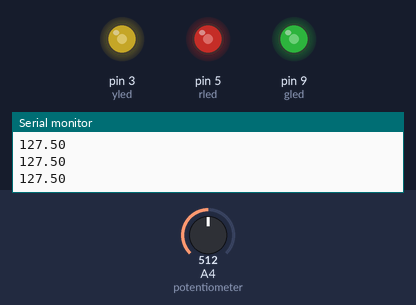
Bench run of a sketch on a simulated Arduino Uno, built with avr-gcc and run on an emulated ATmega328P. On the bench: output pins drawn as LEDs (lit = HIGH), the last lines printed to the serial monitor. Inputs (shaded band) come from the test bench; at power-on: A4 (potentiometer) = 512.

Above: at 1.2 s.
1.3 s: A4 (potentiometer) set to 716
At 2.5 s:
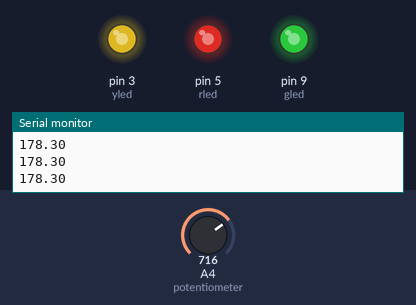
2.8 s: A4 (potentiometer) set to 900
At 3.7 s:
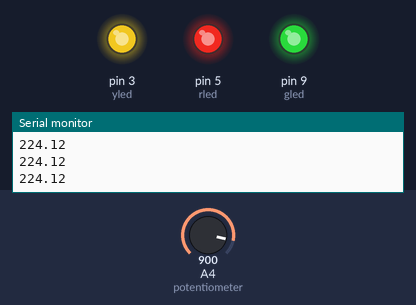
4.3 s: A4 (potentiometer) set to 122
At 4.7 s:
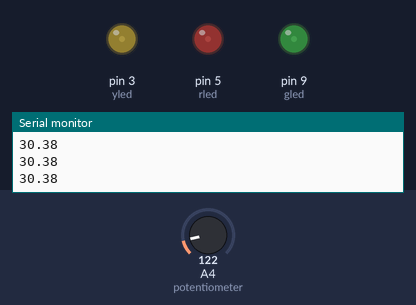
5.8 s: A4 (potentiometer) set to 0
At 7.0 s:
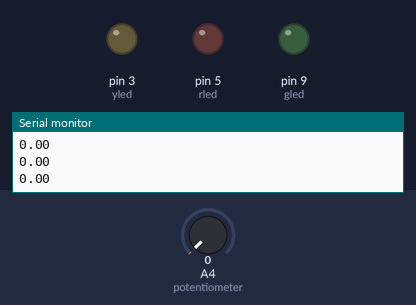
7.3 s: A4 (potentiometer) set to 511
At 8.3 s:
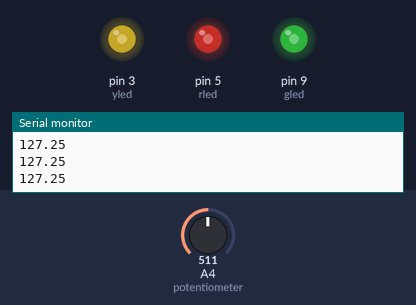
Timing chart, 0 to 9.8 s (numbered marks = the images above; inputs shaded):
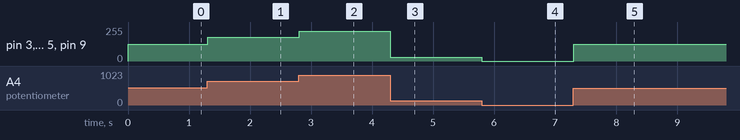

The sketch:

Control1Led.ino
```cpp
int gled=9;
int yled=3;
int rled=5;
int potentiometer=A4;
float potval;
float ledval;
void setup(){
    pinMode(gled,OUTPUT);
    pinMode(yled,OUTPUT);
    pinMode(rled,OUTPUT);
    pinMode(potentiometer,INPUT);
    Serial.begin(9600);
}
void loop() {
    potval = analogRead(potentiometer);
    ledval = (255./1024.)*potval;
    analogWrite(gled,ledval);
    analogWrite(yled,ledval);
    analogWrite(rled,ledval);
    Serial.println(ledval);
}
```

Measured:
- after the input at 1.3 s, pin 3 (yled), pin 5 (rled), pin 9 (gled): 127/255 → 178/255 at once
- after the input at 2.8 s, pin 3 (yled), pin 5 (rled), pin 9 (gled): 178/255 → 224/255 at once
- after the input at 4.3 s, pin 3 (yled), pin 5 (rled), pin 9 (gled): 224/255 → 30/255 at once
- after the input at 5.8 s, pin 3 (yled), pin 5 (rled), pin 9 (gled): 30/255 → 0/255 at once
- after the input at 7.3 s, pin 3 (yled), pin 5 (rled), pin 9 (gled): 0/255 → 127/255 at once
